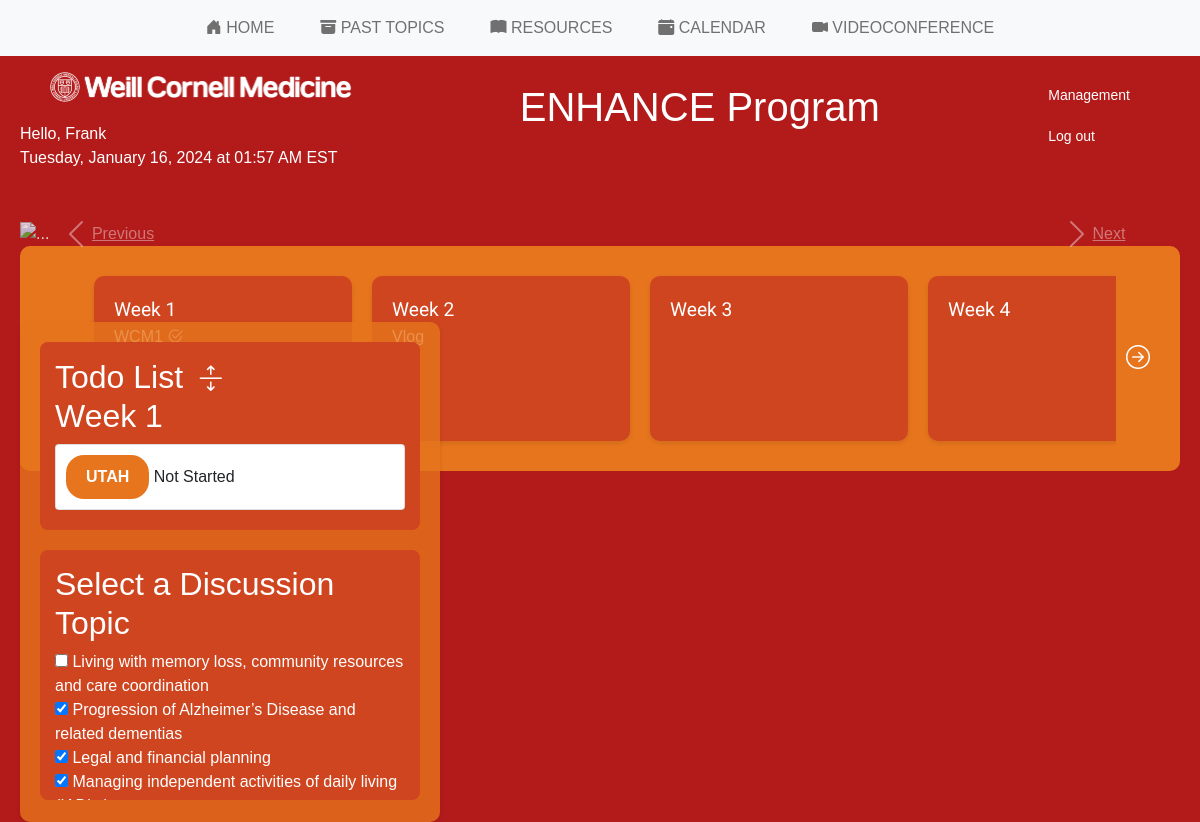
The page /projects/ (signed in) on the database its author committed.
### projects/models.py (models this page shows, shortened)
class CustomUser(AbstractUser):
    GENDER_CHOICES = (
        ('Male', 'Male'),
        ('Female', 'Female'),
        ('Other', 'Other'),
    )
    address = models.CharField(max_length=255)
    gender = models.CharField(max_length=10, choices=GENDER_CHOICES)
    study_id = models.CharField(max_length=50)
    start_date = models.DateField(null=True, blank=True)
    Topic = models.TextField(null=True)

class Project(models.Model):
    STATUS_CHOICES = (
        ('Not Started', 'Not Started'),
        ('Incompleted', 'Incompleted'),
        ('Completed', 'Completed'),
    )
    name = models.CharField(max_length=100)
    description = models.TextField(max_length=100)
    status = models.CharField(max_length=12, choices=STATUS_CHOICES, default='Not Started')
    user = models.ForeignKey(settings.AUTH_USER_MODEL, on_delete=models.CASCADE)
    week = models.IntegerField(choices=[(i, f"Week {i}") for i in range(1, 11)], null=True)

### projects/views.py (the view)
# urls.py: path('projects/', project_list, name='project_list'),
@login_required
def project_list(request):
    topic_options = [
        "Living with memory loss, community resources and care coordination",
        "Progression of Alzheimer’s Disease and related dementias",
        "Legal and financial planning",
        "Managing independent activities of daily living (IADLs)",
        "Communication",
        "Driving safety",
        "Stress management",
        "Managing activities of daily living (ADLs)",
        "Care recipient wandering",
        "Care recipient aggression/repeated questioning",
        "Care recipient depression",
        "Caregiving transitions: legal issues, placement, hospice/end of life, bereavement",
        "Home safety"
    ]
    user_selected_topics = request.user.Topic.split('; ') if request.user.Topic else []
    if request.method == 'POST':
        form = ProjectForm(request.POST)
        if form.is_valid():
            project = form.save(commit=False)
            project.user = request.user
            project.week = form.cleaned_data['week']
            project.save()
            return redirect('project_list')
    else:
        form = ProjectForm()
    if request.user.start_date:
        delta = datetime.now().date() - request.user.start_date
        current_week = delta.days // 7 + 1
    else:
        current_week = 1
    incomplete_projects = Project.objects.filter(
        user=request.user,
        status__in=["Not Started", "Incompleted"],
        week=current_week
    )
    projects = Project.objects.filter(user=request.user)
    context = {
        'form': form,
        'projects': projects,
        'incomplete_projects': incomplete_projects,
        'topic_options': topic_options,
        'user_selected_topics': user_selected_topics,
        'weeks': range(1, 11),
        'user_start_date': request.user.start_date
    }
    return render(request, 'projects/project_list.html', context)

### projects/forms.py
class ProjectForm(forms.ModelForm):
    class Meta:
        model = Project
        fields = ['name', 'description', 'week']

### projects/templates/projects/project_list.html (shortened to what this page needs)
<!DOCTYPE html>
<html lang="en">
<head>
    {% load static %}
    <link href="https://cdn.jsdelivr.net/npm/bootstrap@5.1.3/dist/css/bootstrap.min.css" rel="stylesheet">
    <link href="https://cdn.jsdelivr.net/npm/bootstrap-icons@1.9.0/font/bootstrap-icons.css" rel="stylesheet">
    <link href="https://cdn.jsdelivr.net/npm/bootstrap-icons/font/bootstrap-icons.css" rel="stylesheet">
    <link rel="stylesheet" href="{% static 'css/project_list.css' %}">
</head>
<body>
<nav class="navbar fixed-top navbar-expand-lg navbar-light bg-light">
        <div class="container-fluid justify-content-center">
            <ul class="navbar-nav">
                <li class="nav-item" style="padding: 0 15px;">
                    <a class="nav-link" href="#">
                        <i class="bi bi-house-door-fill"></i>
                        HOME
                    </a>
                </li>
                <li class="nav-item" style="padding: 0 15px;">
                    <a class="nav-link" href="#">
                        <i class="bi bi-archive-fill"></i>
                        PAST TOPICS
                    </a>
                </li>
                <li class="nav-item" style="padding: 0 15px;">
                    <a class="nav-link" href="#">
                        <i class="bi bi-book-fill"></i>
                        RESOURCES
                    </a>
                </li>
                <li class="nav-item" style="padding: 0 15px;">
                    <a class="nav-link" href="#">
                        <i class="bi bi-calendar-event-fill"></i>
                        CALENDAR
                    </a>
                </li>
                <li class="nav-item" style="padding: 0 15px;">
                    <a class="nav-link" href="#">
                        <i class="bi bi-camera-video-fill"></i>
                        VIDEOCONFERENCE
                    </a>
                </li>
            </ul>
        </div>
    </nav>
<div class="top_navi">
    <div class="logo-container">
        <a href="{% url 'project_list' %}">
            <img src="{% static 'image/logo2.png' %}" alt="Weill Cornell Medicine Logo" height="70" />
        </a>
        <br>
         <span>   Hello, {{ user.username }}</span>
        <br>
        <span     id="CurrentTime"></span>
        <br>
    </div>
    <div class="title-container">
        <h1>ENHANCE Program</h1>
    </div>
    <div class="top_right">
        <a href="{% url 'user_management' %}" class="btn btn-secondary btn-sm">Management</a>
        <br>
        <a href="{% url 'login' %}" class="btn btn-secondary btn-sm">Log out</a>
    </div>
</div>
<div class="sidebar">
    <div class="todo-list-container">
        <div class="sticky-header">
        <h2>
            Todo List
            <button id="toggleTodoList" >
                <i class="bi bi-arrows-expand" style="color: white; font-size: 0.8em;"></i>
            </button>
            <br>
            <span id="timeDifference"></span>
        </h2>
        </div>
        <ul class="list-group" id="todoList">
            {% for project in incomplete_projects %}
                <li class="list-group-item">
                    <a href="#" onclick="updateProjectStatus({{ project.id }}, 'Incompleted');" class="todovideo-btn" data-toggle="modal" data-target="#videoModal{{ project.id }}" data-project-id="{{ project.id }}">{{ project.name }}</a>
                    <span id="projectStatus{{ project.id }}">{{ project.status }}</span>
                </li>
            {% endfor %}
        </ul>
    </div>
    <div class="topic-selection-container">
        <div class="sticky-header">
            <h2 id="topicSelectionHeader">Select a Discussion Topic</h2>
        </div>
    <form method="post" action="{% url 'save_user_topics' %}">
       <div id="topicSelection">
           {% for topic_option in topic_options %}
               <label>
                   <input type="checkbox" name="topics" value="{{ topic_option }}"
                          {% if topic_option in user_selected_topics %}checked{% endif %}>
                   {{ topic_option }}
               </label><br>
           {% endfor %}
       </div>
    </form>
    </div>
</div>
<div id="pics" class="carousel slide" data-ride="carousel">
  <div class="carousel-inner">
      <div class="carousel-item active">
          <img src="{% static 'image/pic1.png' %}" class="d-block w-100" alt="...">
      </div>
  </div>
  <a class="carousel-control-prev" href="#pics" role="button" data-slide="prev">
    <span class="carousel-control-prev-icon" aria-hidden="true"></span>
    <span class="sr-only">Previous</span>
  </a>
  <a class="carousel-control-next" href="#pics" role="button" data-slide="next">
    <span class="carousel-control-next-icon" aria-hidden="true"></span>
    <span class="sr-only">Next</span>
  </a>
</div>
<div class="week-container">
        <div class="week-arrow" onclick="scrollWeeks('left')">
        </div>
        <div class="week-scroll">
            {% for week_number in weeks %}
                <div class="week">
                    <div class="week-header">Week {{ week_number }}</div>
                    {% for project in projects %}
                        {% if project.week == week_number %}
                            <div>
                                <a href="#" onclick="updateProjectStatus({{ project.id }}, 'Incompleted');" data-toggle="modal" data-target="#videoModal{{ project.id }}">
                                    {{ project.name }}
                                </a>
                                <span id="projectStatus{{ project.id }}">
                                    {% if project.status == "Completed" %}<i class="bi bi-check2-circle"></i>{% endif %}
                                </span>
                            </div>
                        {% endif %}
                    {% endfor %}
                </div>
            {% endfor %}
        </div>
        <div class="week-arrow" onclick="scrollWeeks('right')">
            <i class="bi bi-arrow-right-circle"></i>
        </div>
</div>
</body>
</html>

### static/css/project_list.css (style rules this page uses)
body { font-family: 'Arial', sans-serif; background-color: #B31B1B; color: white; margin: 0; padding: 20px; }
.top_navi { display: flex; justify-content: space-between; align-items: center; margin-bottom: 20px; background-color: #B31B1B; border-radius: 8px; color: white; margin-top: 20px; }
.top_left, .top_right { padding: 30px; color: #FFFFFF; }
.title-container { flex-grow: 1; text-align: center; }
.top_navi a { color: white; padding: 5px 10px; margin-right: 10px; border-radius: 4px; text-decoration: none; background-color: #B31B1B; border: 1px white; }
.todo-list-container { background-color: #CF4520; color: white; padding: 15px; border-radius: 8px; margin-bottom: 20px; max-height: 250px; overflow-y: auto; display: block; }
.list-group-item { background-color: white; margin-bottom: 5px; padding: 10px; border-radius: 4px; }
.btn, .form-control, .form-group { margin-top: 10px; }
.week-container { background-color: #E7751D; display: flex; align-items: center; overflow-x: auto; white-space: nowrap; border-radius: 10px; padding: 20px; margin: 0; position: relative; width: 100%; box-sizing: border-box; }
.week-scroll { display: flex; flex-wrap: nowrap; width: 100%; overflow-x: hidden; scroll-behavior: smooth; }
.week-arrow { cursor: pointer; font-size: 24px; color: white; margin: 0 10px; display: flex; align-items: center; justify-content: center; }
.week { flex: none; width: 25%; margin: 10px; padding: 20px; box-shadow: 0 2px 5px rgba(0, 0, 0, 0.1); border-radius: 10px; background-color: #CF4520; transition: transform 0.3s ease; }
#pics { position: relative; z-index: 1; opacity: 0.8; margin-top: 40px; height: 5%; }
#pics .carousel-item img { width: 100%; height: 80%; object-fit: cover; }
.sidebar { background-color: #E7751D; border-radius: 10px; padding: 20px; box-shadow: 0 2px 5px rgba(0, 0, 0, 0.1); margin-bottom: 20px; width: 35%; float: left; height: 500px; overflow-y: auto; position: absolute; z-index: 2; background-color: rgba(231, 117, 29, 0.8); margin-top: 120px; }
.topic-selection-container { background-color: #CF4520; color: white; padding: 15px; border-radius: 8px; max-height: 250px; overflow-y: auto; }
#toggleTodoList { background: none; border: none; cursor: pointer; }
#toggleTodoList i { color: white; font-size: 1em; }
.sticky-header { position: sticky; top: -15px; background: inherit; z-index: 10; }
.todovideo-btn { display: inline-block; padding: 10px 20px; background-color: #E7751D; color: white; border-radius: 18px; font-weight: bold; text-transform: uppercase; text-decoration: none; transition: background-color 0.3s ease; }
.week-scroll a { color: white; text-decoration: none; }
.week-header { font-size: 1.2em; font-family: 'Roboto', sans-serif; }

### rows shown on the page
CustomUser: username "Frank"
Project: name "UTAH", status "Not Started"
Project: name "WCM1", status "Completed" (drawn)
Project: name "Vlog"

### other values the page prints
{{ topic_option }} "Living with memory loss, community resources and care coordination" "Progression of Alzheimer’s Disease and related dementias" "Legal and financial planning" "Managing independent activities of daily living…"
{{ week_number }} "1" "2" "3" "4"
